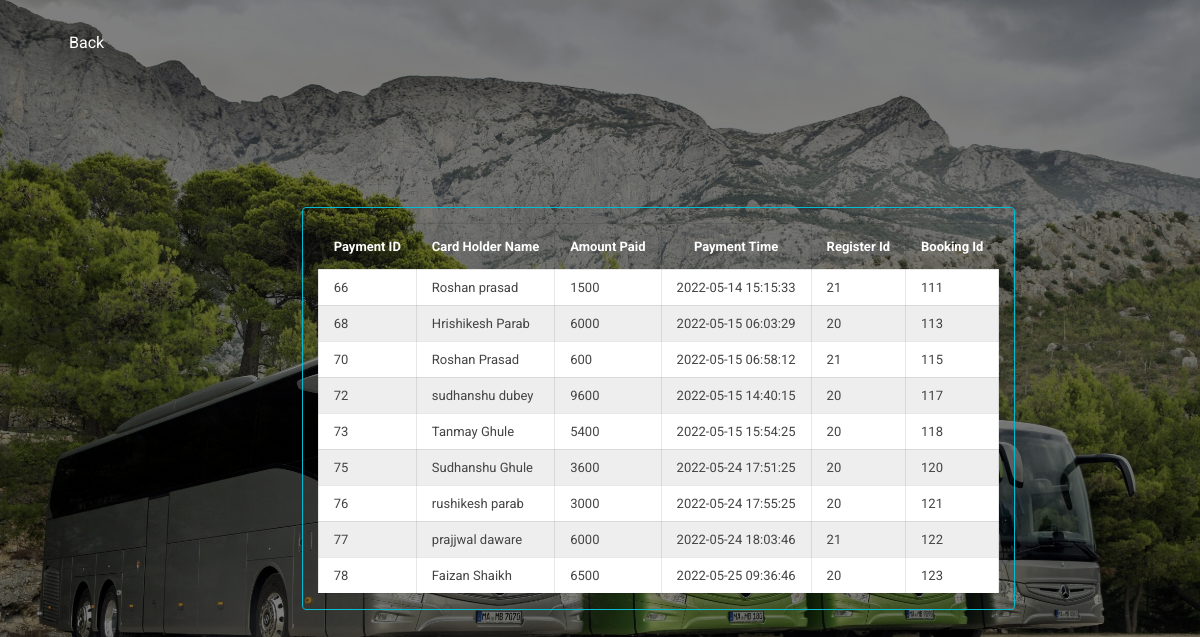
The page /Trial/paccess.php on the database its author committed.
### tables this page shows
CREATE TABLE IF NOT EXISTS `payment` (
  `p_id` int(11) NOT NULL AUTO_INCREMENT,
  `card_holder_name` varchar(255) DEFAULT NULL,
  `cvv` varchar(255) DEFAULT NULL,
  `card_number` varchar(255) DEFAULT NULL,
  `amount` bigint(20) DEFAULT NULL,
  `months` varchar(255) DEFAULT NULL,
  `years` bigint(20) DEFAULT NULL,
  `payment_time` timestamp NOT NULL DEFAULT current_timestamp() ON UPDATE current_timestamp(),
  `r_id` int(11) NOT NULL,
  `b_id` int(11) NOT NULL,
  PRIMARY KEY (`p_id`),
  KEY `r_id` (`r_id`,`b_id`),
  KEY `fk2` (`b_id`)
);

### Trial/paccess.php (the view, shortened to what this page needs)
<html>
<head>
	<link rel="stylesheet" href="css1/edinfo.css">
</head>
<body>
	 <div class="main">
			<ul>
				<li><a href="admain.php">Back</a></li>
			</ul>
	</div>
	<div class="table">
		<table>
			<thead>
				<tr>
					<th>Payment ID</th>
					<th>Card Holder Name</th>
					<th>Amount Paid</th>
					<th>Payment Time</th>
					<th>Register Id</th>
					<th>Booking Id</th>
				</tr>
			</thead>
			<tbody>
<?php
	include('include/connect.php');
    $sql="SELECT * FROM payment";
    $result=mysqli_query($conn,$sql);
    $num=mysqli_num_rows($result);
    if($num!=0)
        {
        	while($row=mysqli_fetch_assoc($result))
        	{
        			$payment_id=" ".$row['p_id']." ";
        		echo"
        		<tr>
           			<td> $payment_id </td>
        			<td> ".$row['card_holder_name']." </td>
        			<td> ".$row['amount']." </td>
          			<td> ".$row['payment_time']." </td>
          	 		<td> ".$row['r_id']." </td>
            	    <td> ".$row['b_id']." </td>
               	</tr>
               	 ";
        	}
        }
?>
			</tbody>
		</table>
	</div>
</body>
</html>

### Trial/css1/edinfo.css (style rules this page uses)
* { box-sizing: border-box; }
body { min-height: auto; display: flex; font-family: 'Roboto', sans-serif; background: linear-gradient(to top,rgba(0,0,0,0.5)50%,rgba(0,0,0,0.5)50%),url(images/1.jpg); background-position: center; background-size: cover; height: 100vh; }
ul li { display: inline-block; }
ul li a { text-decoration: none; color: #fff; padding: 5px 20px; border: 1px solid transparent; transition: 0.6s ease; }
.table { max-width: 900px; border: 1px solid #00bcd4; background-color: linear-gradient(to top,rgba(0,0,0,0.5),rgba(0,0,0,0.5)50%); padding: 15px; overflow: auto; margin: auto; border-radius: 4px; }
table { width: 100%; font-size: 13px; color: #444; white-space: nowrap; border-collapse: collapse; }
table>thead { background-color: linear-gradient(to top,rgba(0,0,0,0.5),rgba(0,0,0,0.5)50%); color: #fff; }
table>thead th { padding: 15px; }
table th, table td { border: 1px solid #00000017; padding: 10px 15px; }
table>tbody>tr { background-color: #fff; transition: 0.3s ease-in-out; }
table>tbody>tr:nth-child(even) { background-color: rgb(238, 238, 238); }
ul { float:right; list-style-type: none; margin-top: 25px; }

### rows shown on the page
payment: p_id "66", card_holder_name "Roshan prasad", amount "1500", payment_time "2022-05-14 15:15:33", r "21", b "111"
payment: p_id "68", card_holder_name "Hrishikesh Parab", amount "6000", payment_time "2022-05-15 06:03:29", r "20", b "113"
payment: p_id "70", card_holder_name "Roshan Prasad", amount "600", payment_time "2022-05-15 06:58:12", r "21", b "115"
payment: p_id "72", card_holder_name "sudhanshu dubey", amount "9600", payment_time "2022-05-15 14:40:15", r "20", b "117"
payment: p_id "73", card_holder_name "Tanmay Ghule", amount "5400", payment_time "2022-05-15 15:54:25", r "20", b "118"
payment: p_id "75", card_holder_name "Sudhanshu Ghule", amount "3600", payment_time "2022-05-24 17:51:25", r "20", b "120"
payment: p_id "76", card_holder_name "rushikesh parab", amount "3000", payment_time "2022-05-24 17:55:25", r "20", b "121"
payment: p_id "77", card_holder_name "prajjwal daware", amount "6000", payment_time "2022-05-24 18:03:46", r "21", b "122"
payment: p_id "78", card_holder_name "Faizan Shaikh", amount "6500", payment_time "2022-05-25 09:36:46", r "20", b "123"
